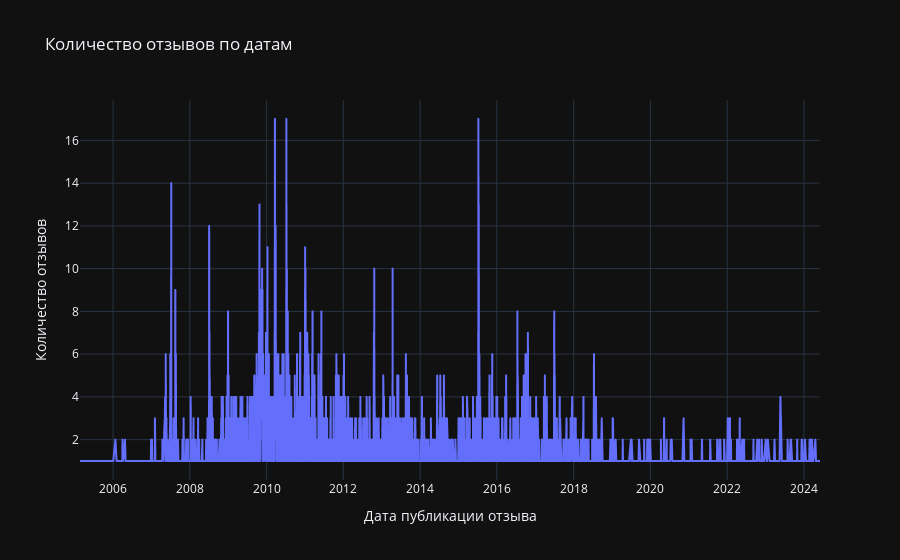

The notebook cell saved with this chart:
### Code cell
fig = px.line(data_frame=dates_stats, x=dates_stats.index, y='comment_id', title='Количество отзывов по датам', 
              labels={'comment_id': 'Количество отзывов', 'comment_date': 'Дата публикации отзыва'})
iplot(fig)

### Figure 1 — Plotly figure (JSON) as saved in the notebook; plotly's stock layout.template omitted (floating-point values rounded to 4 significant figures; data arrays with more than 128 entries replaced by an {"elided": "..."} marker saying what was removed)
{"data": [{"hovertemplate": "Дата публикации отзыва=%{x}<br>Количество отзывов=%{y}<extra></extra>", "legendgroup": "", "line": {"color": "#636efa", "dash": "solid"}, "marker": {"symbol": "circle"}, "mode": "lines", "name": "", "showlegend": false, "x": {"elided": "3058 str values"}, "xaxis": "x", "y": {"elided": "3058 int values"}, "yaxis": "y", "type": "scattergl"}], "layout": {"legend": {"tracegroupgap": 0}, "title": {"text": "Количество отзывов по датам"}, "xaxis": {"anchor": "y", "domain": [0.0, 1.0], "title": {"text": "Дата публикации отзыва"}}, "yaxis": {"anchor": "x", "domain": [0.0, 1.0], "title": {"text": "Количество отзывов"}}}}
